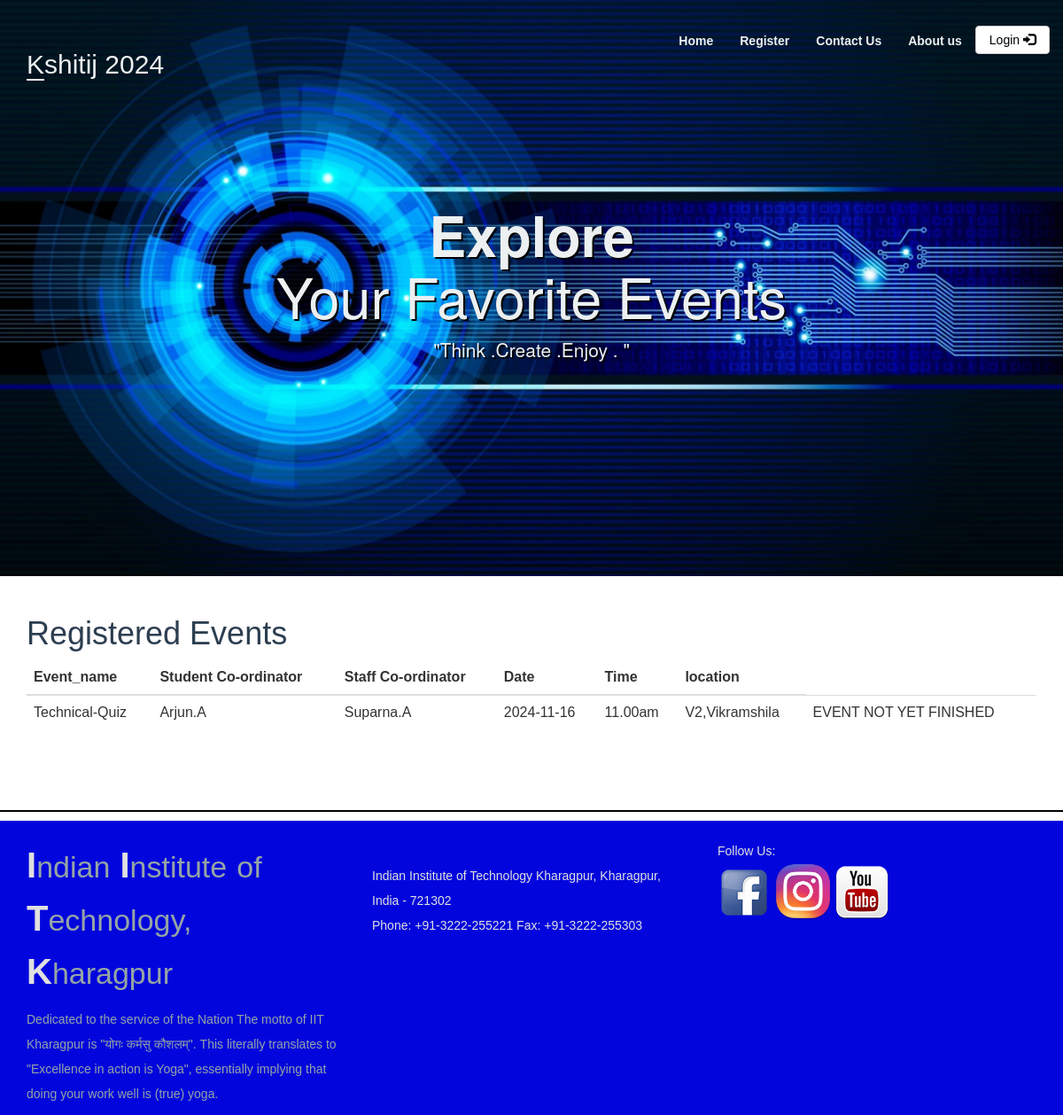
The page /RegisteredEvents.php?usn=dijkstra on the database as committed earlier.
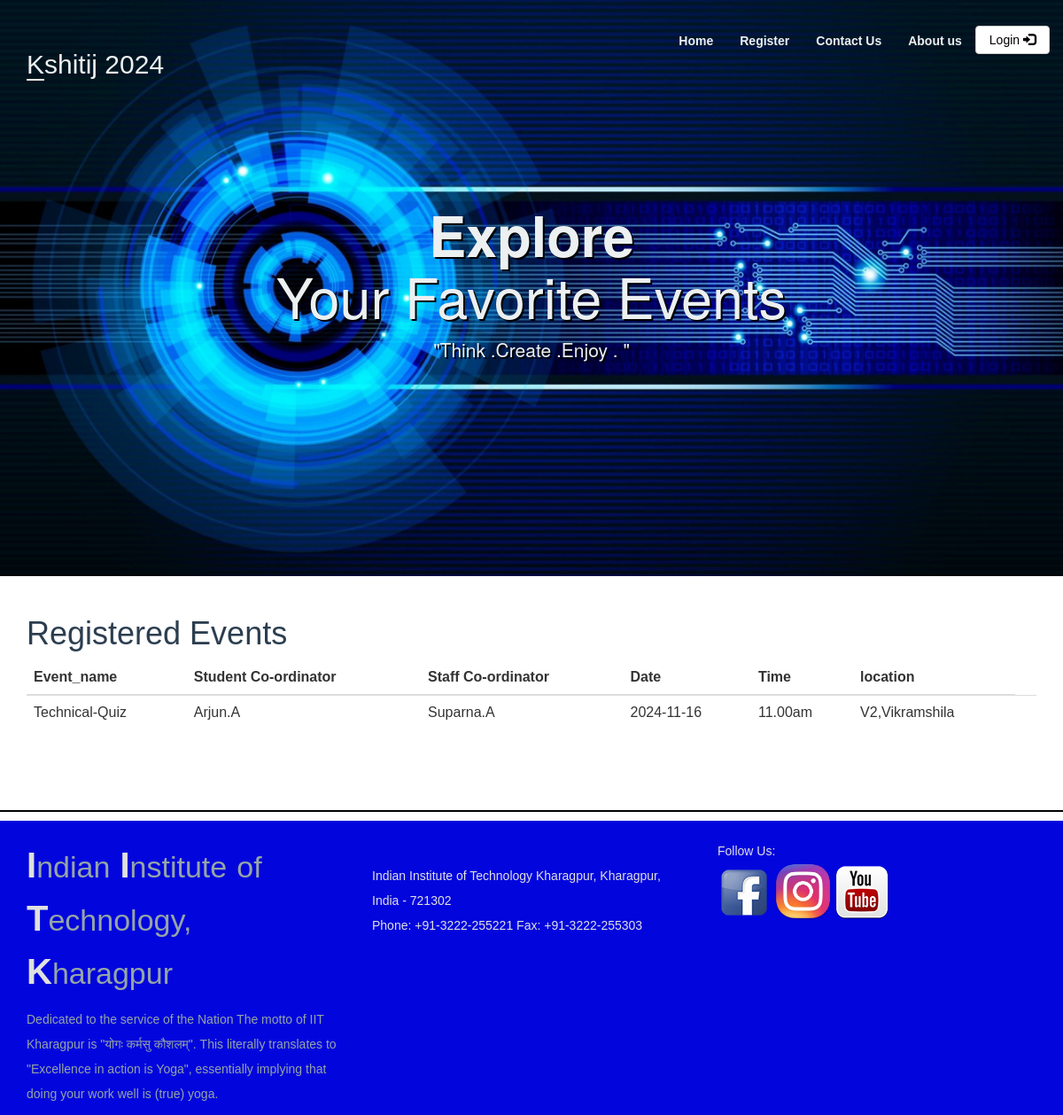
The same page on the database as committed later.
### tables this page shows
CREATE TABLE `registered` (
  `rid` int(11) NOT NULL,
  `usn` varchar(20) DEFAULT NULL,
  `event_id` int(11) DEFAULT NULL
);

CREATE TABLE `events` (
  `event_id` int(11) NOT NULL,
  `event_title` varchar(50) NOT NULL,
  `event_price` int(11) DEFAULT NULL,
  `participents` int(100) DEFAULT 0,
  `img_link` text DEFAULT NULL,
  `type_id` int(11) DEFAULT NULL,
  `Result` longtext NOT NULL DEFAULT 'EVENT NOT YET FINISHED'
);

CREATE TABLE `student_coordinator` (
  `sid` int(11) NOT NULL,
  `st_name` varchar(100) NOT NULL,
  `phone` varchar(10) DEFAULT NULL,
  `event_id` int(11) DEFAULT NULL,
  `usn` varchar(50) NOT NULL,
  `password` varchar(50) NOT NULL
);

CREATE TABLE `staff_coordinator` (
  `stid` int(11) NOT NULL,
  `name` varchar(100) NOT NULL,
  `phone` varchar(10) DEFAULT NULL,
  `event_id` int(11) DEFAULT NULL
);

CREATE TABLE `event_info` (
  `event_id` int(10) NOT NULL,
  `Date` date DEFAULT NULL,
  `time` varchar(20) NOT NULL,
  `location` varchar(300) NOT NULL
);

### RegisteredEvents.php (the view, shortened to what this page needs)
<?php
require_once 'utils/header.php';
require_once 'utils/styles.php';
$usn= htmlspecialchars($_GET['usn']);
include_once 'classes/db1.php';
$result = mysqli_query($conn, "SELECT * FROM registered r,staff_coordinator s ,event_info ef ,student_coordinator st,events e where e.event_id= ef.event_id and e.event_id= s.event_id and e.event_id= st.event_id and r.usn= '$usn' and r.event_id=e.event_id");
?>
<div class = "content">
            <div class = "container">
            <h1> Registered Events</h1>
             <?php
if (mysqli_num_rows($result) > 0) {
?>
                <table class="table table-hover" >
                    <thead>
                        <tr>
                            <th>Event_name</th>
                           <th>Student Co-ordinator</th>
                            <th>Staff Co-ordinator</th>
                            <th>Date</th>
                            <th>Time</th>
                            <th>location </th>
                        </tr>
                    </thead>
                    <tbody>
                    <?php
                    while($row = mysqli_fetch_array($result)) {
                            echo '<tr>';
                            echo '<td>' . $row['event_title'] . '</td>';
                            echo '<td>' . $row['st_name'] . '</td>';
                            echo '<td>' . $row['name'] . '</td>';
                            echo '<td>'.$row['Date'].'</td>';
                            echo '<td>'.$row['time'].'</td>';
                            echo '<td>'.$row['location'].'</td>';
                            echo '<td>'.$row['Result'].'</td>';
                            echo '</tr>';
                        }
                        ?>
                    </tbody>
                </table>
                    <?php }
                    else{
                        echo $usn;
                    echo 'Not Yet Rgistered any events';
                    }?>
            </div>
        </div>
        <?php include 'utils/footer.php'; ?>

Rows that differ between the two databases and show on the page:
changed through a linked row, registered "Technical-Quiz": event.Result "EVENT NOT YET FINISHED" → (not shown)
